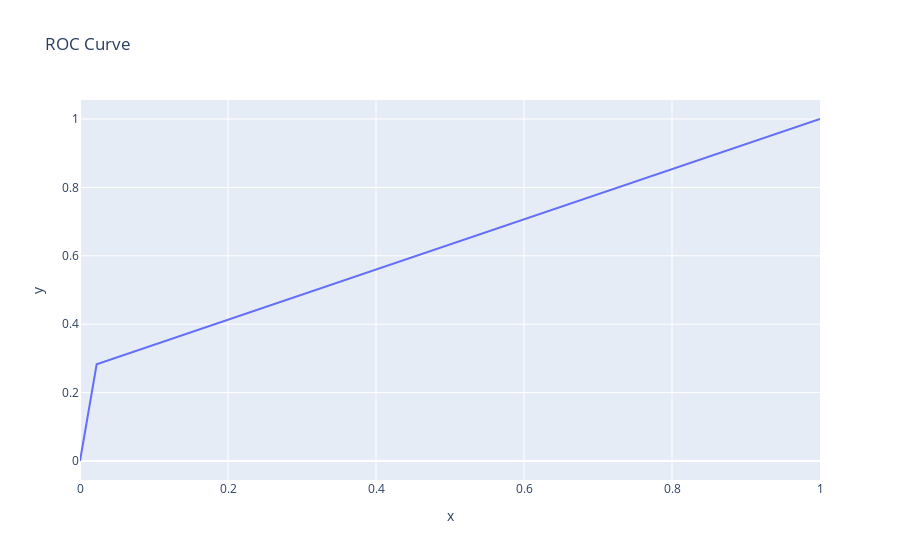

Here is the notebook cell this chart was saved with:
### Code cell
# ROC Curve
from sklearn.metrics import roc_curve, roc_auc_score

print(roc_auc_score(y_test, y_pred_xgb))
fpr, tpr, thresholds = roc_curve(y_test, y_pred_xgb)
px.line(x=fpr, y=tpr, title="ROC Curve")

### Figure 1 — Plotly figure (JSON) as saved in the notebook; plotly's stock layout.template omitted (floating-point values rounded to 4 significant figures)
{"data": [{"hovertemplate": "x=%{x}<br>y=%{y}<extra></extra>", "legendgroup": "", "line": {"color": "#636efa", "dash": "solid"}, "marker": {"symbol": "circle"}, "mode": "lines", "name": "", "orientation": "v", "showlegend": false, "type": "scatter", "x": [0, 0.02251, 1], "xaxis": "x", "y": [0, 0.2829, 1], "yaxis": "y"}], "layout": {"legend": {"tracegroupgap": 0}, "title": {"text": "ROC Curve"}, "xaxis": {"anchor": "y", "domain": [0, 1], "title": {"text": "x"}}, "yaxis": {"anchor": "x", "domain": [0, 1], "title": {"text": "y"}}}}
